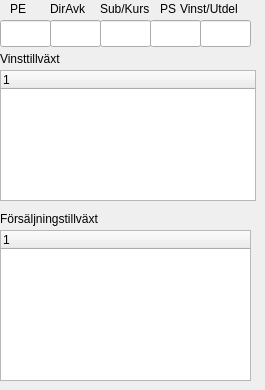
       <widget class="QWidget" name="tab_4">
        <attribute name="title">
         <string>FA2</string>
        </attribute>
        <widget class="QTreeWidget" name="treeWidget_3">
         <property name="geometry">
          <rect>
           <x>0</x>
           <y>70</y>
           <width>256</width>
           <height>131</height>
          </rect>
         </property>
         <property name="font">
          <font>
           <pointsize>9</pointsize>
          </font>
         </property>
         <column>
          <property name="text">
           <string notr="true">1</string>
          </property>
         </column>
        </widget>
        <widget class="QLabel" name="label_10">
         <property name="geometry">
          <rect>
           <x>0</x>
           <y>50</y>
           <width>81</width>
           <height>17</height>
          </rect>
         </property>
         <property name="font">
          <font>
           <pointsize>9</pointsize>
          </font>
         </property>
         <property name="text">
          <string>Vinsttillväxt</string>
         </property>
        </widget>
        <widget class="QLineEdit" name="lineEditPE_2">
         <property name="geometry">
          <rect>
           <x>0</x>
           <y>20</y>
           <width>51</width>
           <height>27</height>
          </rect>
         </property>
         <property name="font">
          <font>
           <pointsize>9</pointsize>
          </font>
         </property>
        </widget>
        <widget class="QLabel" name="label">
         <property name="geometry">
          <rect>
           <x>10</x>
           <y>0</y>
           <width>21</width>
           <height>17</height>
          </rect>
         </property>
         <property name="font">
          <font>
           <pointsize>9</pointsize>
          </font>
         </property>
         <property name="text">
          <string>PE</string>
         </property>
        </widget>
        <widget class="QLineEdit" name="lineEditYield_2">
         <property name="geometry">
          <rect>
           <x>50</x>
           <y>20</y>
           <width>51</width>
           <height>27</height>
          </rect>
         </property>
         <property name="font">
          <font>
           <pointsize>9</pointsize>
          </font>
         </property>
        </widget>
        <widget class="QLabel" name="label_12">
         <property name="geometry">
          <rect>
           <x>50</x>
           <y>0</y>
           <width>41</width>
           <height>17</height>
          </rect>
         </property>
         <property name="font">
          <font>
           <pointsize>9</pointsize>
          </font>
         </property>
         <property name="text">
          <string>DirAvk</string>
         </property>
        </widget>
        <widget class="QLineEdit" name="lineEditNavDivLastStockPrice_2">
         <property name="geometry">
          <rect>
           <x>100</x>
           <y>20</y>
           <width>51</width>
           <height>27</height>
          </rect>
         </property>
         <property name="font">
          <font>
           <pointsize>9</pointsize>
          </font>
         </property>
        </widget>
        <widget class="QLabel" name="label_13">
         <property name="geometry">
          <rect>
           <x>100</x>
           <y>0</y>
           <width>51</width>
           <height>17</height>
          </rect>
         </property>
         <property name="font">
          <font>
           <pointsize>9</pointsize>
          </font>
         </property>
         <property name="text">
          <string>Sub/Kurs</string>
         </property>
        </widget>
        <widget class="QLineEdit" name="lineEditEarningsDivByDividend_2">
         <property name="geometry">
          <rect>
           <x>200</x>
           <y>20</y>
           <width>51</width>
           <height>27</height>
          </rect>
         </property>
         <property name="font">
          <font>
           <pointsize>9</pointsize>
          </font>
         </property>
        </widget>
        <widget class="QLabel" name="label_14">
         <property name="geometry">
          <rect>
           <x>180</x>
           <y>0</y>
           <width>71</width>
           <height>17</height>
          </rect>
         </property>
         <property name="font">
          <font>
           <pointsize>9</pointsize>
          </font>
         </property>
         <property name="text">
          <string>Vinst/Utdel</string>
         </property>
        </widget>
        <widget class="QLineEdit" name="lineEditPs_2">
         <property name="geometry">
          <rect>
           <x>150</x>
           <y>20</y>
           <width>51</width>
           <height>27</height>
          </rect>
         </property>
         <property name="font">
          <font>
           <pointsize>9</pointsize>
          </font>
         </property>
        </widget>
        <widget class="QLabel" name="label_11">
         <property name="geometry">
          <rect>
           <x>160</x>
           <y>0</y>
           <width>21</width>
           <height>17</height>
          </rect>
         </property>
         <property name="font">
          <font>
           <pointsize>9</pointsize>
          </font>
         </property>
         <property name="text">
          <string>PS</string>
         </property>
        </widget>
        <widget class="QTreeWidget" name="treeWidget_2">
         <property name="geometry">
          <rect>
           <x>0</x>
           <y>230</y>
           <width>251</width>
           <height>151</height>
          </rect>
         </property>
         <property name="font">
          <font>
           <pointsize>9</pointsize>
          </font>
         </property>
         <column>
          <property name="text">
           <string notr="true">1</string>
          </property>
         </column>
        </widget>
        <widget class="QLabel" name="label_9">
         <property name="geometry">
          <rect>
           <x>0</x>
           <y>210</y>
           <width>121</width>
           <height>17</height>
          </rect>
         </property>
         <property name="font">
          <font>
           <pointsize>9</pointsize>
          </font>
         </property>
         <property name="text">
          <string>Försäljningstillväxt</string>
         </property>
        </widget>
       </widget>
